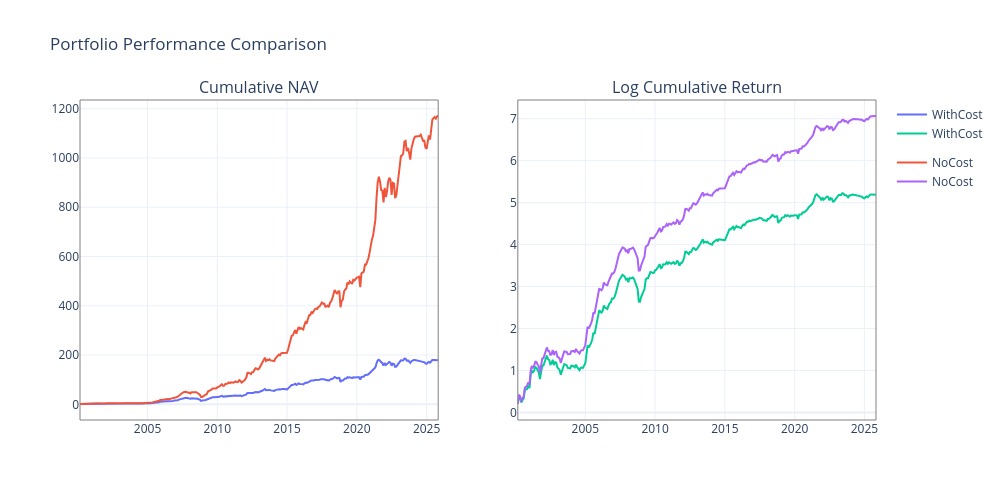

Source (notebook cell):
### Code cell
import numpy as np
import plotly.graph_objects as go
from plotly.subplots import make_subplots

# 데이터 준비
nav = (subset + 1).cumprod()
log_cum = np.log1p(subset).cumsum()

# 서브플롯 (가로 2개)
fig = make_subplots(rows=1, cols=2, subplot_titles=["Cumulative NAV", "Log Cumulative Return"])

# 첫 번째 그래프
for col in nav.columns:
    fig.add_trace(
        go.Scatter(x=nav.index, y=nav[col], mode='lines', name=col,
                   legendgroup=col, showlegend=True),
        row=1, col=1
    )

# 두 번째 그래프
for col in log_cum.columns:
    fig.add_trace(
        go.Scatter(x=log_cum.index, y=log_cum[col], mode='lines', name=col,
                   legendgroup=col, showlegend=True),
        row=1, col=2
    )

# 레이아웃 기본 설정
fig.update_layout(
    title="Portfolio Performance Comparison",
    height=500, width=1000,
    template="plotly_white"
)

fig.update_layout(
    shapes=[
        # 왼쪽 그래프 영역 (x=0~0.45, y=0~1)
        dict(type="rect", xref="paper", yref="paper",
             x0=0.0, y0=0.0, x1=0.45, y1=1.0,
             line=dict(color="gray", width=1), fillcolor="rgba(0,0,0,0)"),
        
        # 오른쪽 그래프 영역 (x=0.55~1, y=0~1)
        dict(type="rect", xref="paper", yref="paper",
             x0=0.55, y0=0.0, x1=1.0, y1=1.0,
             line=dict(color="gray", width=1), fillcolor="rgba(0,0,0,0)"),
    ]
)

### Figure 1 — Plotly figure (JSON) as saved in the notebook; plotly's stock layout.template omitted (floating-point values rounded to 4 significant figures; data arrays with more than 128 entries replaced by an {"elided": "..."} marker saying what was removed)
{"data": [{"legendgroup": "WithCost", "mode": "lines", "name": "WithCost", "showlegend": true, "type": "scatter", "x": {"elided": "309 str values"}, "xaxis": "x", "y": {"elided": "309 float values"}, "yaxis": "y"}, {"legendgroup": "NoCost", "mode": "lines", "name": "NoCost", "showlegend": true, "type": "scatter", "x": {"elided": "309 str values"}, "xaxis": "x", "y": {"elided": "309 float values"}, "yaxis": "y"}, {"legendgroup": "WithCost", "mode": "lines", "name": "WithCost", "showlegend": true, "type": "scatter", "x": {"elided": "309 str values"}, "xaxis": "x2", "y": {"elided": "309 float values"}, "yaxis": "y2"}, {"legendgroup": "NoCost", "mode": "lines", "name": "NoCost", "showlegend": true, "type": "scatter", "x": {"elided": "309 str values"}, "xaxis": "x2", "y": {"elided": "309 float values"}, "yaxis": "y2"}], "layout": {"annotations": [{"font": {"size": 16}, "showarrow": false, "text": "Cumulative NAV", "x": 0.225, "xanchor": "center", "xref": "paper", "y": 1, "yanchor": "bottom", "yref": "paper"}, {"font": {"size": 16}, "showarrow": false, "text": "Log Cumulative Return", "x": 0.775, "xanchor": "center", "xref": "paper", "y": 1, "yanchor": "bottom", "yref": "paper"}], "height": 500, "shapes": [{"fillcolor": "rgba(0,0,0,0)", "line": {"color": "gray", "width": 1}, "type": "rect", "x0": 0, "x1": 0.45, "xref": "paper", "y0": 0, "y1": 1, "yref": "paper"}, {"fillcolor": "rgba(0,0,0,0)", "line": {"color": "gray", "width": 1}, "type": "rect", "x0": 0.55, "x1": 1, "xref": "paper", "y0": 0, "y1": 1, "yref": "paper"}], "title": {"text": "Portfolio Performance Comparison"}, "width": 1000, "xaxis": {"anchor": "y", "domain": [0, 0.45]}, "xaxis2": {"anchor": "y2", "domain": [0.55, 1]}, "yaxis": {"anchor": "x", "domain": [0, 1]}, "yaxis2": {"anchor": "x2", "domain": [0, 1]}}}
